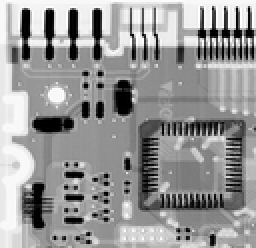
%> input picture hw4-Image Restoration and Color Image Processing/hw4_input/task_2.png, 128 x 124 px, shrunk from 464 x 448 before the run (shown 2 times larger)
$ octave main_noise.m   (GNU Octave 9; MATLAB toolbox functions it lacks are replaced by stand-ins)
%> lines starting %> are read from the running program, lines starting %| are printed output that depends on the picture
%> further down, input_img is the input picture: size 124x128x3 uint8; min 0, max 255, mean 151
### hw4-Image Restoration and Color Image Processing/code_hw4/noise_generator.m
function output_img = noise_generator(input_img, flag, x, y)
%> called with flag = 'gaussian', x = 0, y = 40
% flag = 'gaussian': Gaussian white noise
%                    with constant mean x and standard variance y
% flag = 'salt & pepper':  salt-and-pepper noise
%                    with the probabilities of each of the two noise
%                    components.[Pa(x) for pepper and Pb(y) for salt]

input_img = double(input_img(:,:,1)); % red channel
%> input_img: size 124x128 double
if strcmp(flag, 'gaussian')
    mean = x, STD = y;
    gaussian_noise = STD * randn(size(input_img)) + mean;
    output_img = gaussian_noise + input_img;
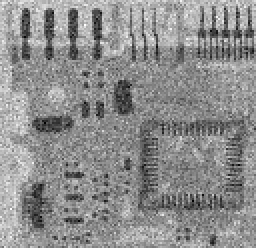
%> output_img: size 124x128 double (shown 2 times larger); min -133.7, max 378, mean 150.6; drawn with min black and max white
else strcmp(flag, 'salt & pepper')
    Pa = x, Pb = y;
    output_img = input_img;
    t = rand(size(input_img));
    output_img(find(t < Pa)) = 0; % pepper
    output_img(find(t >= Pa & t < Pa + Pb)) = 255; % salt
end
output_img = uint8(output_img);
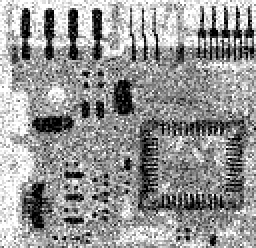
%> output_img: size 124x128 uint8 (shown 2 times larger); min 0, max 255, mean 150
end

### hw4-Image Restoration and Color Image Processing/code_hw4/mean_filter.m
function [output_img] = mean_filter(input_img, filterLen, Q)
%> called with filterLen = 4, Q = 0
% The function applies spatial filtering on a gray scale image

% input_img: a gray image
% filterLen: the length of a filter
% Q: the order of the contraharmonic mean filter
% For positive values of Q it eliminates pepper noise.
% For negative values of Q it eliminates salt noise.
% Q = 0: arithmetic mean filter is used
% Q = -1: harmonic mean filter is used
%
% output_img: result of using filters

d = floor(filterLen / 2); % distance from center of the filter
[h, w] = size(input_img);
%> h = 124; w = 128
output_img = zeros(h, w);

% calculate the intensity for each pixel of output image
for r = 1:h
    for c = 1:w
        numerator = double(0);
        denominator = double(0);
        % iterate the square size of filter
        for i = (r - d):(r + d)
            for j = (c - d):(c + d)
                % avoid out of range
                if i >= 1 && i <= h && j >= 1 && j <= w
                    numerator = numerator + double(input_img(i, j))^(Q+1);
                    denominator = denominator + double(input_img(i, j))^Q;
                end
            end
        end
        output_img(r, c) = numerator / denominator;
    end
end
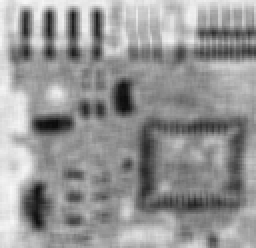
%> output_img: size 124x128 double (shown 2 times larger); min 11.08, max 248.1, mean 150
output_img = uint8(output_img);
%> output_img: size 124x128 uint8
end

### hw4-Image Restoration and Color Image Processing/code_hw4/geometric_mean_filter.m
function [output_img] = geometric_mean_filter(input_img, filterLen)
%> called with filterLen = 3
% The function applies spatial filtering on a gray scale image

% input_img: a gray image
% filterLen: the length of a filter
%
% output_img: result of using geometric mean filter

d = floor(filterLen / 2); % distance from center of the filter
[h, w] = size(input_img);
output_img = zeros(h, w);

% calculate the intensity for each pixel of output image
for r = 1:h
    for c = 1:w
        temp = double(1);
        % iterate the square size of filter
        for i = (r - d):(r + d)
            for j = (c - d):(c + d)
                % avoid out of range
                if i >= 1 && i <= h && j >= 1 && j <= w
                    temp = temp * double(input_img(i, j));
                else
                    temp = temp * 0;
                end
            end
        end
        output_img(r, c) = nthroot(temp, filterLen*filterLen);
    end
end
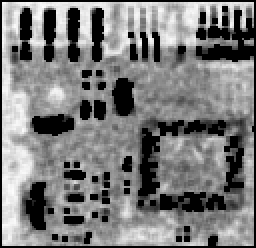
%> output_img: size 124x128 double (shown 2 times larger); min 0, max 253.5, mean 123.6
output_img = uint8(output_img);
%> output_img: size 124x128 uint8
end

### hw4-Image Restoration and Color Image Processing/code_hw4/median_filter.m
function [output_img] = median_filter(input_img, filterLen)
% The function applies spatial filtering on a gray scale image

% input_img: a gray image
% filterLen: the length of a filter
%
% output_img: result of using geometric_mean_filter

d = floor(filterLen / 2); % distance from center of the filter
[h, w] = size(input_img);
output_img = zeros(h, w);
filter = zeros(filterLen, filterLen);
% calculate the intensity for each pixel of output image
for r = 1:h
    for c = 1:w
        % iterate the square size of filter
        for i = (r - d):(r + d)
            for j = (c - d):(c + d)
                % avoid out of range
                if i >= 1 && i <= h && j >= 1 && j <= w
                    filter(i+1-r+d, j+1-c+d) = double(input_img(i, j));
                end
            end
        end
        output_img(r, c) = median(filter(:));
    end
end
output_img = uint8(output_img);
end

### hw4-Image Restoration and Color Image Processing/code_hw4/main_noise.m
close all;
input_img = imread('../hw4_input/task_2.png');

%% gaussian noise
gaussian_noise_img = noise_generator(input_img, 'gaussian', 0, 40);
figure, imshow(gaussian_noise_img);
title('3*3 gaussian noise Image');
imwrite(gaussian_noise_img, '../hw4_output/gaussian_noise_img.png', 'png');

% arithmetic mean filter
gaussian_arithmetic_4_img = mean_filter(gaussian_noise_img, 4, 0);
figure, imshow(gaussian_arithmetic_4_img);
title('4*4 gaussian arithmetic mean filter Image');
imwrite(gaussian_arithmetic_4_img, '../hw4_output/gaussian_arithmetic_4_img.png', 'png');

% geometric mean filter
gaussian_geometric_3_img = geometric_mean_filter(gaussian_noise_img, 3);
figure, imshow(gaussian_geometric_3_img);
title('3*3 gaussian geometric mean filter Image');
imwrite(gaussian_geometric_3_img, '../hw4_output/gaussian_geometric_3_img.png', 'png');

% median filter
%> (the run ends here)
